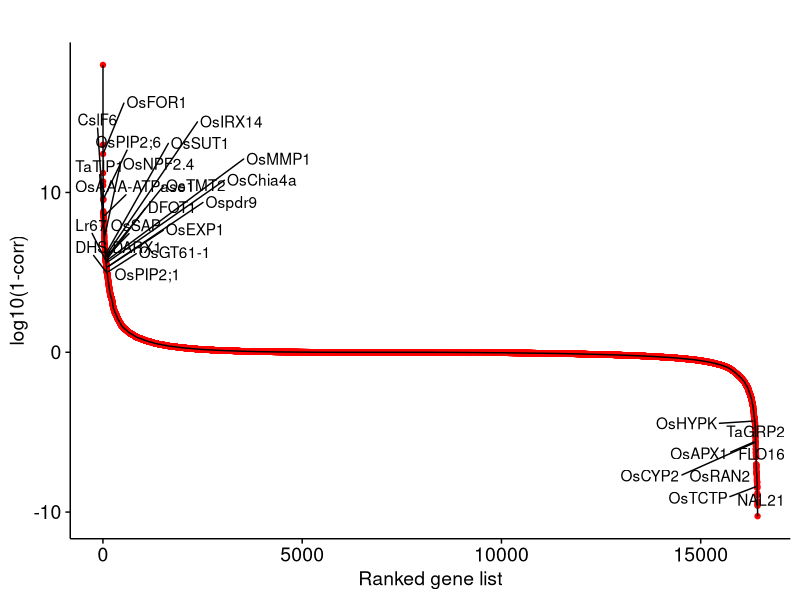

This figure's R source:
library(dplyr)
library(ggplot2)
library(ggrepel)
dc <- read.table("divGene_out.20240412.xls",sep = "\t",stringsAsFactors = F)
dc <- dc[order(dc$V3,decreasing = F),]
dc$no <- c(1:nrow(dc))
dc$nor <- log(2/(1+dc$V3))
dc$nor_Z <- scale(dc$nor,scale = T,center = T)
wheat_func <- read.table("orth1v1_wheat_fucgene.txt",sep = "\t",stringsAsFactors = F)
rice_func <- read.table("orth1v1_rice_fucgene.txt",sep = "\t",stringsAsFactors = F)
og.sel.j <- left_join(dc,wheat_func,by=c("V1"="V1"))
og.sel.j <- left_join(og.sel.j,rice_func,by=c("V1"="V1"))
og.sel.j$func <- ifelse(is.na(og.sel.j$V2),NA,og.sel.j$V2)
og.sel.j$func <- ifelse(is.na(og.sel.j$V2.y),og.sel.j$func,og.sel.j$V2.y)
og.sel.j$func <- gsub(",.*","",og.sel.j$func)
og.sel.j[og.sel.j$V1=="OG0014846","func"] <- "TaTIP1"
p <- ggplot(og.sel.j,aes(no,nor_Z,label=func))+geom_point(color="red")+geom_line()+
  geom_text_repel(max.overlaps = 35,color="black")+
  theme_classic(base_size = 14)+
  theme(axis.text = element_text(colour = "black",size = 14),
        axis.line = element_line(size = 0.5),
        axis.ticks = element_line(size = 0.5,colour = "black"),
        axis.title = element_text(size = 14),
        plot.title = element_text(hjust = 0.5))+
  labs(x="Ranked gene list",y="log10(1-corr)",title = "")
ggsave("funcGenes_of_divGene_out.pdf",p,height = 4.5,width = 4.5,units = "in",dpi = 300)